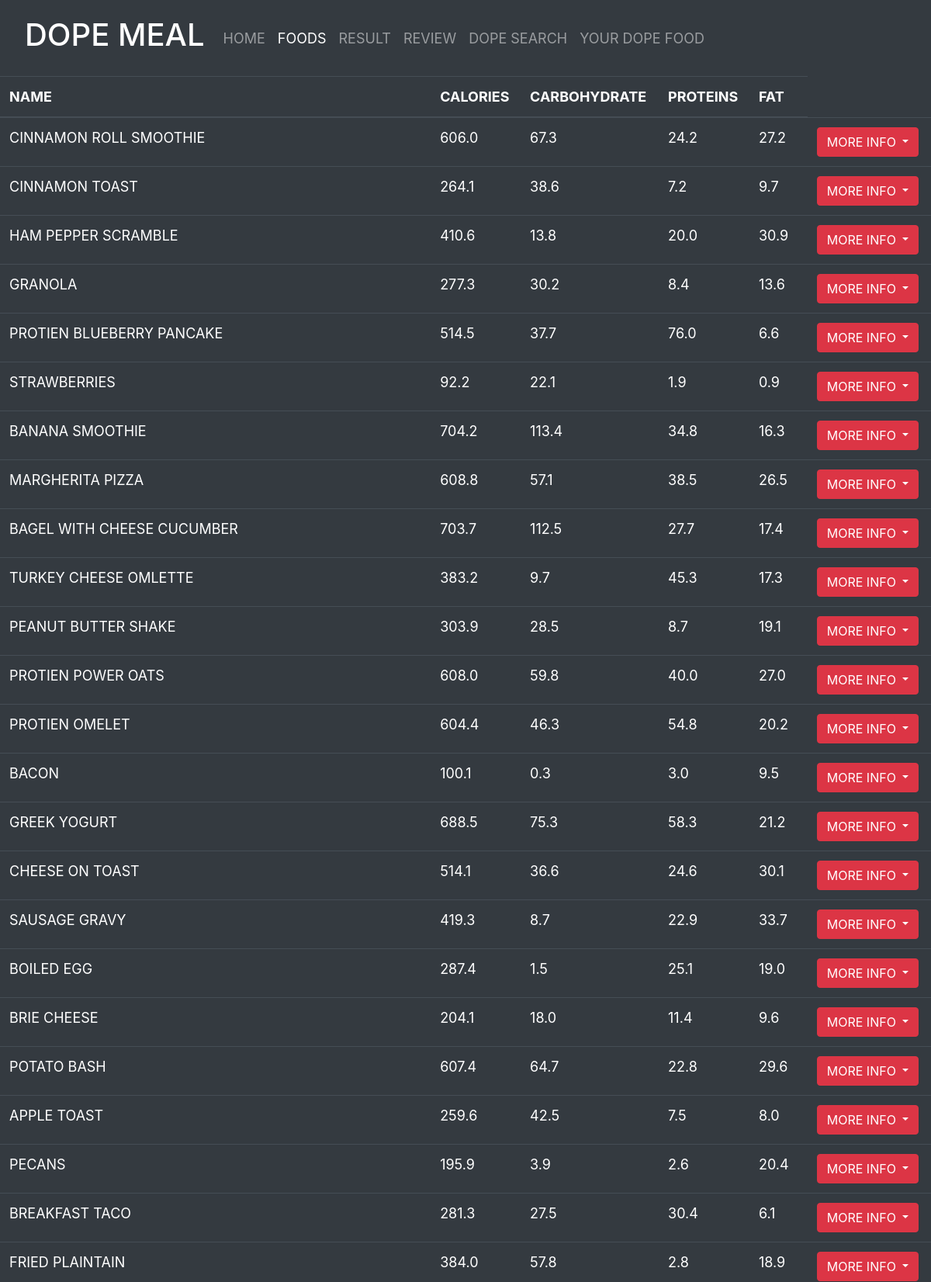
The app's page /fo/ (upper part) with its own data.
### main/models.py (models this page shows)
class Food(models.Model):#anything is Food
	name=models.CharField(max_length=150)
	calories=models.FloatField()
	carbohydrates=models.FloatField()
	protiens=models.FloatField()
	fat=models.FloatField()
	img=models.ImageField(upload_to='images', default='static/images/DIET3.jpg')

### main/views.py (the view)
# urls.py: path("fo/",views.fo,name="fo"),
def fo(request):
	obj = Food.objects.all()
	pal=Paleo.objects.all()
	veg=Vegetarian.objects.all()
	vag=Vegan.objects.all()
	ket=Ketogenic.objects.all()
	med=Mediterranean.objects.all()
	return render(request,"fo.html",{'obj':obj,'pal':pal,'veg':veg,'vag':vag,'ket':ket,'med':med})

### templates/fo.html (shortened to what this page needs)
<!doctype html>
{% load static %}
<html lang="en">
  <head>
    <link rel="stylesheet" href="https://stackpath.bootstrapcdn.com/bootstrap/4.5.2/css/bootstrap.min.css">
  </head>
  <body>
  <link rel='stylesheet'  href="{% static 'CSS\master.css' %}">
 <nav class="navbar navbar-dark bg-dark">
  <nav class="navbar navbar-expand-lg navbar-warning bg-dark">
  <a class="navbar-brand" href="#"><h1>DOPE MEAL</h1></a>
  <div class="collapse navbar-collapse" id="navbarText">
    <ul class="navbar-nav mr-auto">
      <li class="nav-item ">
        <a class="nav-link" href="/basic">HOME <span class="sr-only">(current)</span></a>
      </li>
      <li class="nav-item active">
        <a class="nav-link" href="/fo">FOODS</a>
      </li>
      <li class="nav-item">
        <a class="nav-link" href="/result">RESULT</a>
      </li>
       <li class="nav-item">
        <a class="nav-link" href="/comment">REVIEW</a>
      </li>
        <li class="nav-item">
        <a class="nav-link" href="/pybot">DOPE SEARCH</a>
      </li>
        <li class="nav-item">
        <a class="nav-link" href="/callcalcal">YOUR DOPE FOOD</a>
      </li>
    </ul>
  </div>
</nav>
</nav>
<table class="table table-dark">
  <thead>
    <tr>
      <th scope="col">NAME</th>
      <th scope="col">CALORIES</th>
      <th scope="col">CARBOHYDRATE</th>
      <th scope="col">PROTEINS</th>
      <th scope="col">FAT</th>
    </tr>
  </thead>
<tbody>
 {% for i in obj  %}
    <tr>
      <td>{{i.name}}</td>
      <td>{{i.calories}}</td>
      <td>{{i.carbohydrates}}</td>
      <td>{{i.protiens}}</td>
      <td>{{i.fat}}</td>
      <td><div class="dropdown">
  <a class="btn btn-danger dropdown-toggle" href="#" role="button" id="dropdownMenuLink" data-toggle="dropdown" aria-haspopup="true" aria-expanded="false">
    MORE INFO
  </a>
</div></td>
    </tr>
      {% endfor %}
    </tbody>
  </body>
</html>

### static/CSS/master.css (style rules this page uses)
body { color: black; font-size: large; }

### templates/fo.html (style rules this page uses)
body { background: #DD7230 !important; }

### records on screen
Food: name "CINNAMON ROLL SMOOTHIE", calories "606.0", carbohydrates "67.3", protiens "24.2", fat "27.2"
Food: name "CINNAMON TOAST", calories "264.1", carbohydrates "38.6", protiens "7.2", fat "9.7"
Food: name "HAM PEPPER SCRAMBLE", calories "410.6", carbohydrates "13.8", protiens "20.0", fat "30.9"
Food: name "GRANOLA", calories "277.3", carbohydrates "30.2", protiens "8.4", fat "13.6"
Food: name "PROTIEN BLUEBERRY PANCAKE", calories "514.5", carbohydrates "37.7", protiens "76.0", fat "6.6"
Food: name "STRAWBERRIES", calories "92.2", carbohydrates "22.1", protiens "1.9", fat "0.9"
Food: name "BANANA SMOOTHIE", calories "704.2", carbohydrates "113.4", protiens "34.8", fat "16.3"
Food: name "MARGHERITA PIZZA", calories "608.8", carbohydrates "57.1", protiens "38.5", fat "26.5"
Food: name "BAGEL WITH CHEESE CUCUMBER", calories "703.7", carbohydrates "112.5", protiens "27.7", fat "17.4"
Food: name "TURKEY CHEESE OMLETTE", calories "383.2", carbohydrates "9.7", protiens "45.3", fat "17.3"
Food: name "PEANUT BUTTER SHAKE", calories "303.9", carbohydrates "28.5", protiens "8.7", fat "19.1"
Food: name "PROTIEN POWER OATS", calories "608.0", carbohydrates "59.8", protiens "40.0", fat "27.0"
Food: name "PROTIEN OMELET", calories "604.4", carbohydrates "46.3", protiens "54.8", fat "20.2"
Food: name "BACON", calories "100.1", carbohydrates "0.3", protiens "3.0", fat "9.5"
Food: name "GREEK YOGURT", calories "688.5", carbohydrates "75.3", protiens "58.3", fat "21.2"
Food: name "CHEESE ON TOAST", calories "514.1", carbohydrates "36.6", protiens "24.6", fat "30.1"
Food: name "SAUSAGE GRAVY", calories "419.3", carbohydrates "8.7", protiens "22.9", fat "33.7"
Food: name "BOILED EGG", calories "287.4", carbohydrates "1.5", protiens "25.1", fat "19.0"
Food: name "BRIE CHEESE", calories "204.1", carbohydrates "18.0", protiens "11.4", fat "9.6"
Food: name "POTATO BASH", calories "607.4", carbohydrates "64.7", protiens "22.8", fat "29.6"
Food: name "APPLE TOAST", calories "259.6", carbohydrates "42.5", protiens "7.5", fat "8.0"
Food: name "PECANS", calories "195.9", carbohydrates "3.9", protiens "2.6", fat "20.4"
Food: name "BREAKFAST TACO", calories "281.3", carbohydrates "27.5", protiens "30.4", fat "6.1"
Food: name "FRIED PLAINTAIN", calories "384.0", carbohydrates "57.8", protiens "2.8", fat "18.9"
